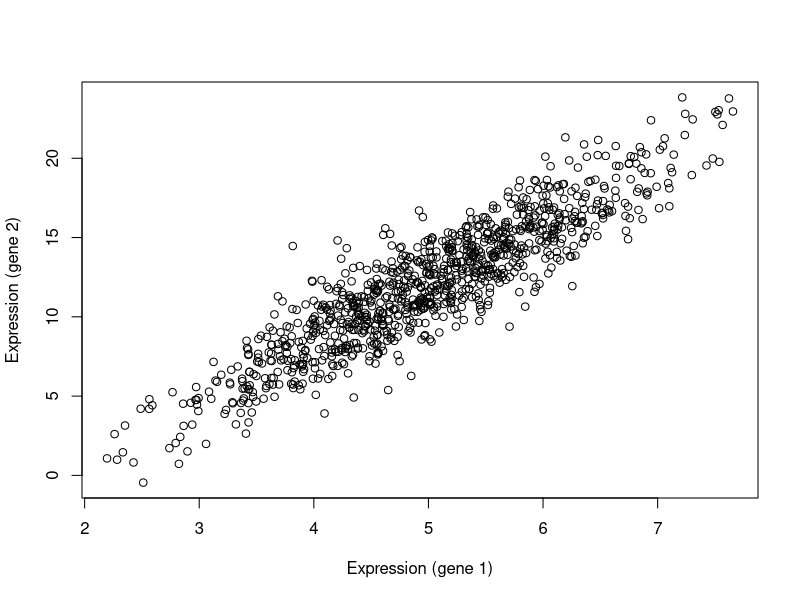
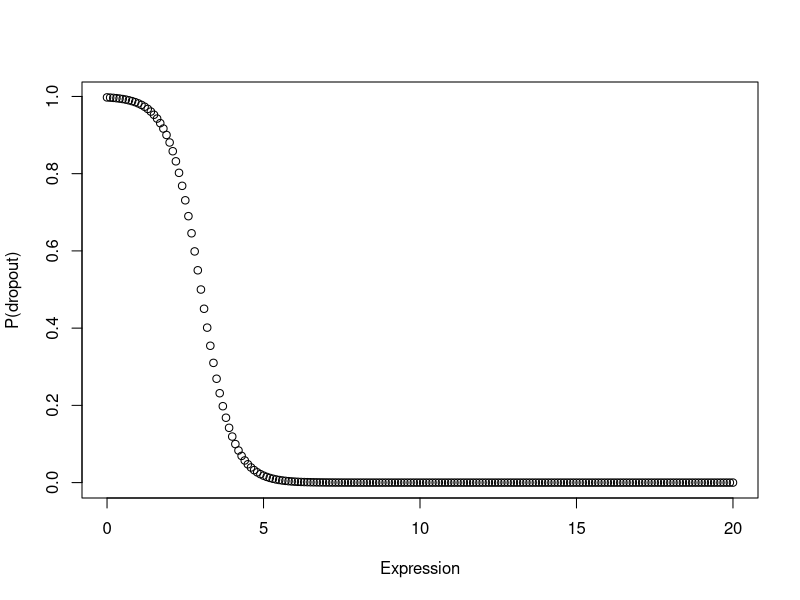
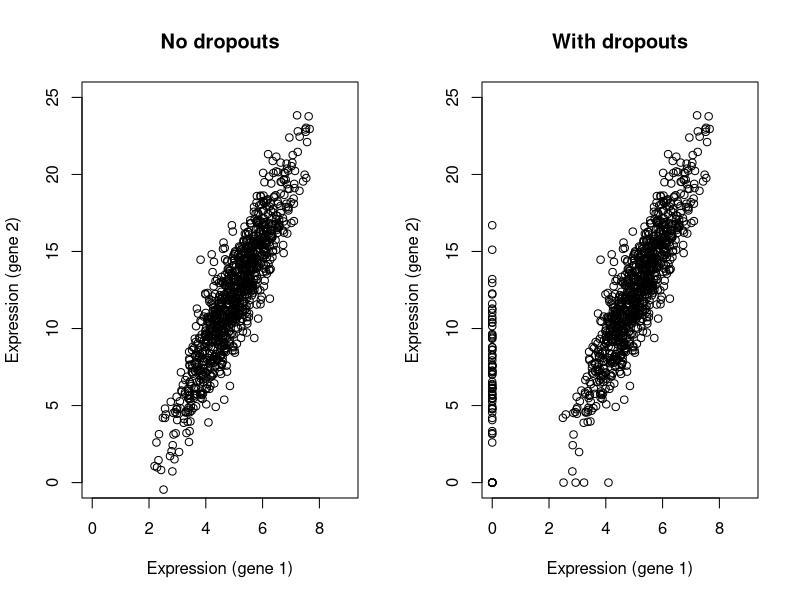
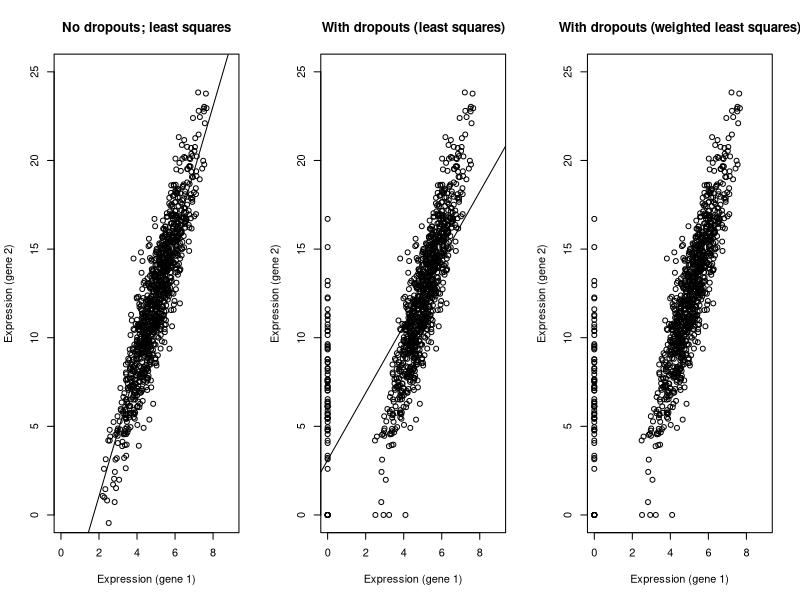

The R source for these figures, in order:
## ---- chunk 1
knitr::opts_chunk$set(echo = TRUE)
## ---- chunk 2

library(MASS)
## ---- chunk 3
Sig = diag(c(1,16))
Sig[1,2] = Sig[2,1] = 3.6 
Sig # population covariance matrix

rho = solve(sqrt(diag(diag(Sig)))) %*% Sig %*% solve(sqrt(diag(diag(Sig)))); 
rho # population correlation matrix
## ---- chunk 4
Z = mvrnorm(1000, mu = c(5, 12), Sigma = Sig)
plot(Z[,1], Z[,2], xlab = "Expression (gene 1)", 
     ylab = "Expression (gene 2)") # scatter plot expression of two correlated genes 
cor(Z, method = "pearson") # sample correlation coefficient
## ---- chunk 5
# pick parameters for dropout 
p.drop <- matrix(0, nrow=dim(Z)[1], ncol=dim(Z)[2]) # initalize a probability of a dropout
f <- function(x) {1 - 1 / (1+ exp(-(x-3)/.5 )) }
plot(seq(0, 20, by =.1), f(seq(0, 20, by =.1)), 
     xlab = "Expression", ylab = "P(dropout)")
## ---- chunk 6
p.drop <- f(abs(Z)) # probability of a dropout
head(Z)
head(round(p.drop, 3)) 
# smaller the expression, higher the probablity of dropout
## ---- chunk 7
Zvec <- as.vector(Z)
zz <- vector(mode="numeric", length(Zvec))
newp <- as.vector(p.drop)

for(i in 1:length(Zvec)){
  zz[i] <- sample(c(1, 0), 1, prob = c(1-newp[i], newp[i])) # 1 = original observation; 0 = dropout
}

Zind <- matrix(zz, nrow=dim(Z)[1], ncol=dim(Z)[2]) 
Zdrop <- matrix(ifelse(zz == 1, Zvec, 0 ), nrow=dim(Z)[1], ncol=dim(Z)[2]) # gene expression with dropouts
## ---- chunk 8
par(mfrow=c(1,2))
plot(Z[,1], Z[,2], main = "No dropouts", 
     xlim = c(0, 9), ylim = c(0, 25),
     xlab = "Expression (gene 1)", ylab = "Expression (gene 2)") 
plot(Zdrop[,1], Zdrop[,2], main = "With dropouts",
     xlim = c(0, 9), ylim = c(0, 25),
     xlab = "Expression (gene 1)", ylab = "Expression (gene 2)")
## ---- chunk 9
### sample correlation without dropout
cor(Z)

# which matches
(nrow(Z) / (nrow(Z)-1)) * 
  ((t(Z[,1]) %*% t(t(Z[,2]))) / nrow(Z) - (mean(Z[,1])*mean(Z[,2]))) /
          sqrt(var(Z[,1]) * var(Z[,2]))
## ---- chunk 10
### sample correlation with dropout
cor(Zdrop)
# matches
(nrow(Zdrop) / (nrow(Zdrop)-1) ) * 
  ( (t(Zdrop[,1]) %*% t(t(Zdrop[,2]))) / nrow(Zdrop) - (mean(Zdrop[,1])*mean(Zdrop[,2])) ) /
  sqrt(var(Zdrop[,1]) * var(Zdrop[,2]))
## ---- chunk 11
par(mfrow=c(1,3))
### Least squares without dropouts
fit = lm(Z[,2] ~ Z[,1]); summary(fit)
# same as 
Z.mat <- cbind(rep(1, nrow(Z)), Z[,1]) 
solve(t(Z.mat) %*% t(t(Z.mat))) %*% t(Z.mat) %*% t(t(Z[,2]))

plot(Z, main = "No dropouts; least squares", 
     xlim = c(0, 9), ylim = c(0, 25),
     xlab = "Expression (gene 1)", ylab = "Expression (gene 2)") 
abline(coef(fit)[1], coef(fit)[2])


### Least squares with dropouts
fit = lm(Zdrop[,2] ~ Zdrop[,1]); summary(fit)
# same as 
Zdrop.mat <- cbind(rep(1, nrow(Zdrop)), Zdrop[,1])
solve(t(Zdrop.mat) %*% t(t(Zdrop.mat))) %*% t(Zdrop.mat) %*% t(t(Zdrop[,2]))

plot(Zdrop, main = "With dropouts (least squares)", 
     xlim = c(0, 9), ylim = c(0, 25),
     xlab = "Expression (gene 1)", ylab = "Expression (gene 2)")  
abline(coef(fit)[1], coef(fit)[2])

### Weighted least squares with dropouts
w = apply(Zind * matrix(rbeta(nrow(Zind)*ncol(Zind), 1, 0.1), 
                        nrow=nrow(Zind), ncol=ncol(Zind)), 1, FUN="prod")
# w[min(w) == w] <- 10^(-6)
W = w*diag(nrow(Z))

#coef.W <- solve(t(Zdrop.mat) %*% solve(W) %*% t(t(Zdrop.mat))) %*% t(Zdrop.mat) %*% solve(W) %*% t(t(Zdrop[,2])); coef.W
plot(Zdrop, main = "With dropouts (weighted least squares)", 
     xlim = c(0, 9), ylim = c(0, 25),
     xlab = "Expression (gene 1)", ylab = "Expression (gene 2)") 
# abline(coef.W[1], coef.W[2])
## ---- chunk 12
cor(Z) # sample correlation without dropout
cor(Zdrop) # sample correlation with dropout
boot::corr(Zdrop, w = w) # weight least squares to correct for dropout
